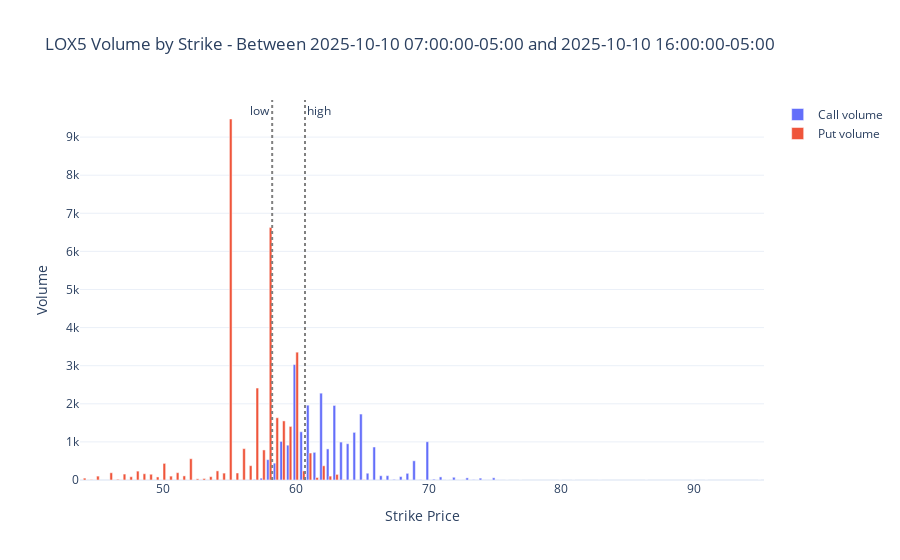

The notebook cell saved with this chart:
### Code cell
fig = go.Figure()
add_volume_plot(fig=fig, volume_df=call_volume, name="Call volume")
add_volume_plot(fig=fig, volume_df=put_volume, name="Put volume")
add_underlying(
    fig=fig, underlying_price=underlying_low, text="low", position="top left"
)
add_underlying(fig=fig, underlying_price=underlying_high, text="high")
layout_volume(
    fig=fig, label=option_label, detail=f"Between {volume_start} and {volume_end}"
)
fig.show()

### Figure 1 — Plotly figure (JSON) as saved in the notebook; plotly's stock layout.template omitted (floating-point values rounded to 4 significant figures)
{"data": [{"name": "Call volume", "x": [50.0, 51.0, 52.0, 52.5, 53.0, 56.5, 57.0, 57.5, 58.0, 58.5, 59.0, 59.5, 60.0, 60.5, 61.0, 61.5, 62.0, 62.5, 63.0, 63.5, 64.0, 64.5, 65.0, 65.5, 66.0, 66.5, 67.0, 67.5, 68.0, 68.5, 69.0, 69.5, 70.0, 70.5, 71.0, 71.5, 72.0, 72.5, 73.0, 73.5, 74.0, 74.5, 75.0, 75.5, 76.0, 77.0, 80.0, 81.0, 83.0, 86.5, 90.0, 91.0, 95.0], "y": [2, 4, 1, 3, 5, 5, 15, 48, 534, 443, 1014, 914, 3030, 1266, 1964, 726, 2279, 816, 1957, 996, 952, 1250, 1731, 178, 866, 112, 114, 17, 90, 175, 504, 9, 1005, 22, 81, 1, 72, 2, 56, 13, 49, 4, 58, 3, 1, 1, 1, 1, 2, 1, 1, 1, 1], "type": "bar"}, {"name": "Put volume", "x": [44.0, 44.5, 45.0, 46.0, 46.5, 47.0, 47.5, 48.0, 48.5, 49.0, 49.5, 50.0, 50.5, 51.0, 51.5, 52.0, 52.5, 53.0, 53.5, 54.0, 54.5, 55.0, 55.5, 56.0, 56.5, 57.0, 57.5, 58.0, 58.5, 59.0, 59.5, 60.0, 60.5, 61.0, 61.5, 62.0, 62.5, 63.0, 63.5, 64.0, 65.0, 69.5], "y": [49, 11, 102, 190, 19, 156, 86, 233, 164, 151, 80, 436, 102, 192, 108, 558, 31, 39, 88, 239, 181, 9475, 184, 823, 376, 2414, 789, 6628, 1634, 1551, 1406, 3355, 238, 708, 65, 373, 102, 147, 11, 4, 8, 1], "type": "bar"}], "layout": {"shapes": [{"line": {"color": "gray", "dash": "dot"}, "type": "line", "x0": 58.22, "x1": 58.22, "xref": "x", "y0": 0, "y1": 1, "yref": "y domain"}, {"line": {"color": "gray", "dash": "dot"}, "type": "line", "x0": 60.69, "x1": 60.69, "xref": "x", "y0": 0, "y1": 1, "yref": "y domain"}], "annotations": [{"showarrow": false, "text": "low", "x": 58.22, "xanchor": "right", "xref": "x", "y": 1, "yanchor": "top", "yref": "y domain"}, {"showarrow": false, "text": "high", "x": 60.69, "xanchor": "left", "xref": "x", "y": 1, "yanchor": "top", "yref": "y domain"}], "title": {"text": "LOX5 Volume by Strike - Between 2025-10-10 07:00:00-05:00 and 2025-10-10 16:00:00-05:00"}, "xaxis": {"title": {"text": "Strike Price"}}, "yaxis": {"title": {"text": "Volume"}}}}
